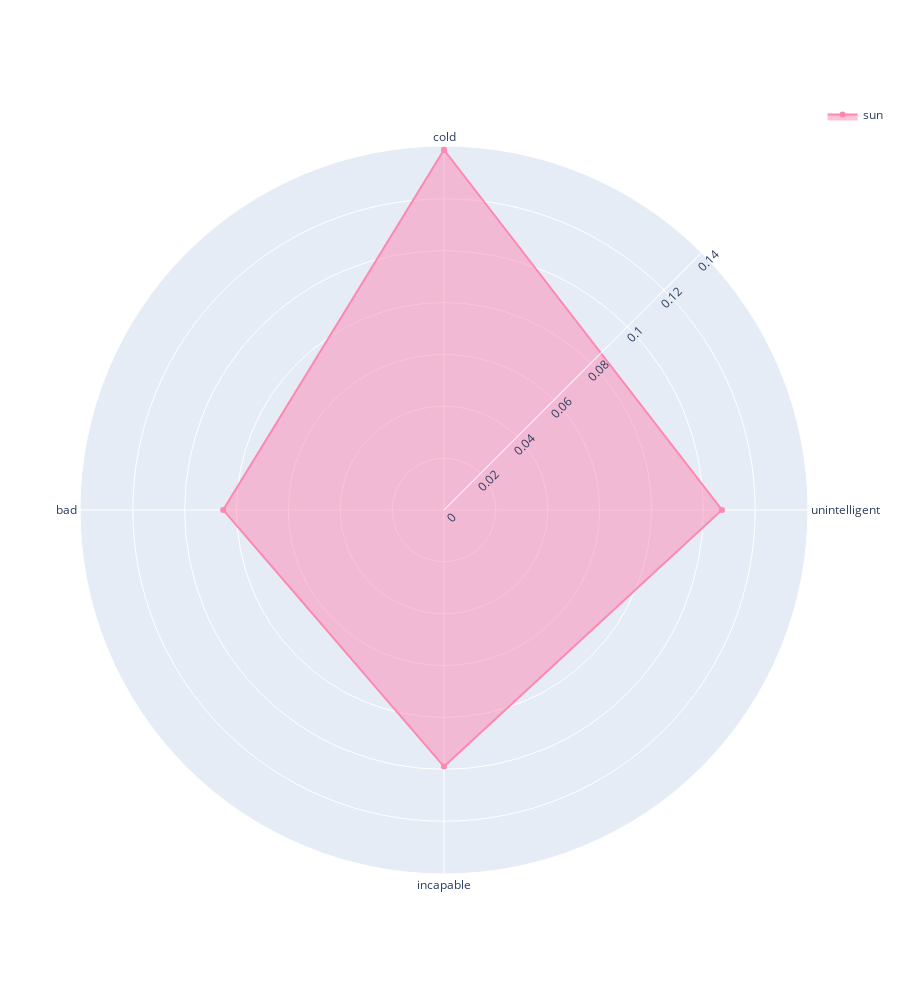

The code cell stored with this chart in its notebook:
### Code cell
plot_polar(word, polarity_base_change)

### Figure 1 — Plotly figure (JSON) as saved in the notebook; plotly's stock layout.template omitted (floating-point values rounded to 4 significant figures)
{"data": [{"fill": "toself", "line": {"color": "rgb(254, 136, 177)"}, "name": "sun", "r": [0.1389, 0.1072, 0.09895, 0.08515, 0.1389], "theta": ["cold", "unintelligent", "incapable", "bad", "cold"], "type": "scatterpolar"}], "layout": {"height": 1000, "polar": {"angularaxis": {"direction": "clockwise", "period": 4}, "radialaxis": {"angle": 45}}, "showlegend": true}}
